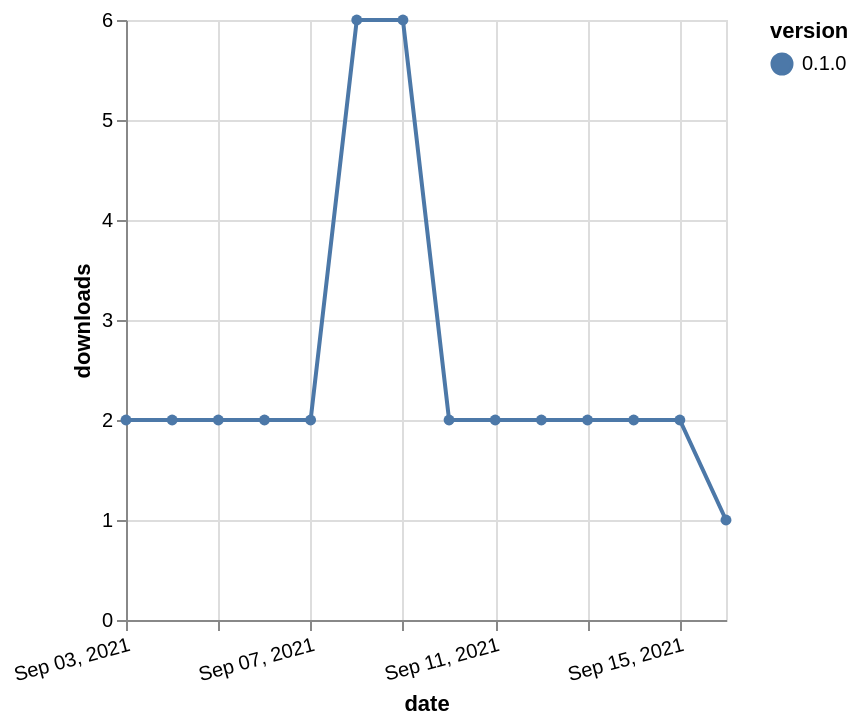

Vega-Lite specification stored for this chart:
### Vega-Lite specification from a JSON file in a GitHub repository (floating-point values rounded to 4 significant figures)
{"$schema": "https://vega.github.io/schema/vega-lite/v5.json", "description": "A simple bar chart with embedded data.", "data": {"values": [{"date": "2021-09-03", "total": 2706, "delta": 2, "version": "0.1.0"}, {"date": "2021-09-04", "total": 2708, "delta": 2, "version": "0.1.0"}, {"date": "2021-09-05", "total": 2710, "delta": 2, "version": "0.1.0"}, {"date": "2021-09-06", "total": 2712, "delta": 2, "version": "0.1.0"}, {"date": "2021-09-07", "total": 2714, "delta": 2, "version": "0.1.0"}, {"date": "2021-09-08", "total": 2720, "delta": 6, "version": "0.1.0"}, {"date": "2021-09-09", "total": 2726, "delta": 6, "version": "0.1.0"}, {"date": "2021-09-10", "total": 2728, "delta": 2, "version": "0.1.0"}, {"date": "2021-09-11", "total": 2730, "delta": 2, "version": "0.1.0"}, {"date": "2021-09-12", "total": 2732, "delta": 2, "version": "0.1.0"}, {"date": "2021-09-13", "total": 2734, "delta": 2, "version": "0.1.0"}, {"date": "2021-09-14", "total": 2736, "delta": 2, "version": "0.1.0"}, {"date": "2021-09-15", "total": 2738, "delta": 2, "version": "0.1.0"}, {"date": "2021-09-16", "total": 2739, "delta": 1, "version": "0.1.0"}]}, "width": "container", "mark": {"type": "line", "point": {"filled": true}}, "encoding": {"x": {"field": "date", "type": "temporal", "timeUnit": "yearmonthdate", "title": "date", "axis": {"labelAngle": -15}}, "y": {"field": "delta", "type": "quantitative", "title": "downloads"}, "color": {"field": "version", "type": "nominal"}, "tooltip": {"field": "delta"}}}
